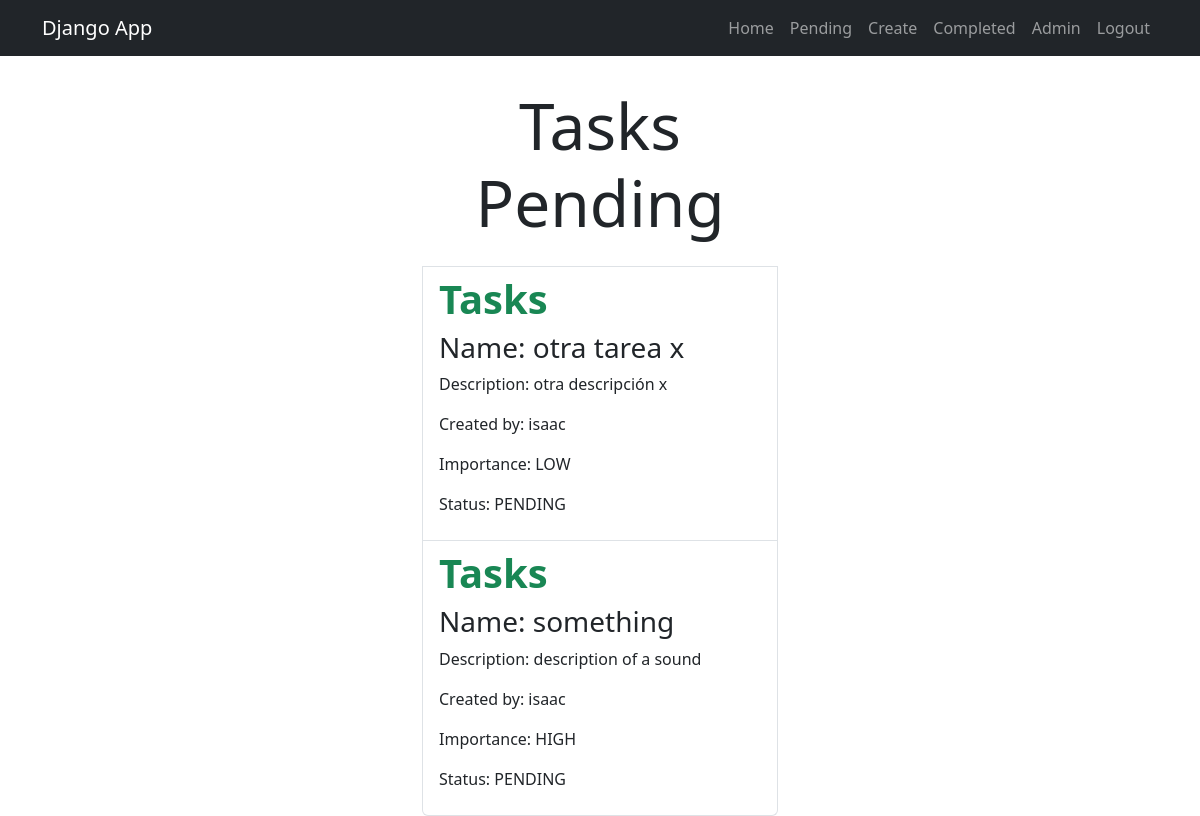
Page /tasks/ (signed in) on the committed database.
### task/models.py (models this page shows, shortened)
class Task(models.Model):
    title = models.CharField(max_length=100)
    description = models.TextField(blank=True)
    created = models.DateTimeField(auto_now_add=True)
    datecompleted = models.DateTimeField(null=True, blank=True)
    important = models.BooleanField(default=False)
    user = models.ForeignKey(User,on_delete=models.CASCADE)

### task/views.py (the view)
# urls.py: path('tasks/', views.tasks, name='tasks'),
@login_required
def tasks(request):
    tasks = models.Task.objects.filter(
        user=request.user,
        datecompleted__isnull=True)
    return render(request, 'tasks.html',{
        'tasks': tasks
    })

### task/templates/tasks.html
{% extends 'base.html' %}
{% block content %}
    <main class="container">
        <div class="row">
            <div class="col-md-4 offset-md-4">
                <ul class="list-group">
                    <h1 class="text-center display-3 py-3">Tasks Pending</h1>
                    {% for i in tasks %}
                        <a class="list-group-item" href="{% url 'tasks_detail' i.id %}">
                            <header class="justify-content-between">
                                <h1 class="fw-bold text-success">Tasks</h1>
                                <h3>Name: {{i.title}}</h3>
                                <p>Description: {{i.description}}</p>
                                <p>Created by: {{i.user.username}}</p>
                                {% if i.important %} <p>Importance: HIGH</p> {% else %} <p>Importance: LOW</p> {% endif %}
                                {% if i.datecompleted %} <p>Date: {{i.datecompleted|date:'M j Y:i' }}</p> {% else %} <p>Status: PENDING</p> {% endif %}
                            </header>
                        </a>
                    {% endfor %}
                </ul>
            </div>
        </div>
    </main>
{% endblock %}

### rows in the picture
Task: title "otra tarea x", description "otra descripción x", user.username "isaac", important "Importance: LOW", shows "Status: PENDING"
Task: title "something", description "description of a sound", user.username "isaac", important "Importance: HIGH", shows "Status: PENDING"
